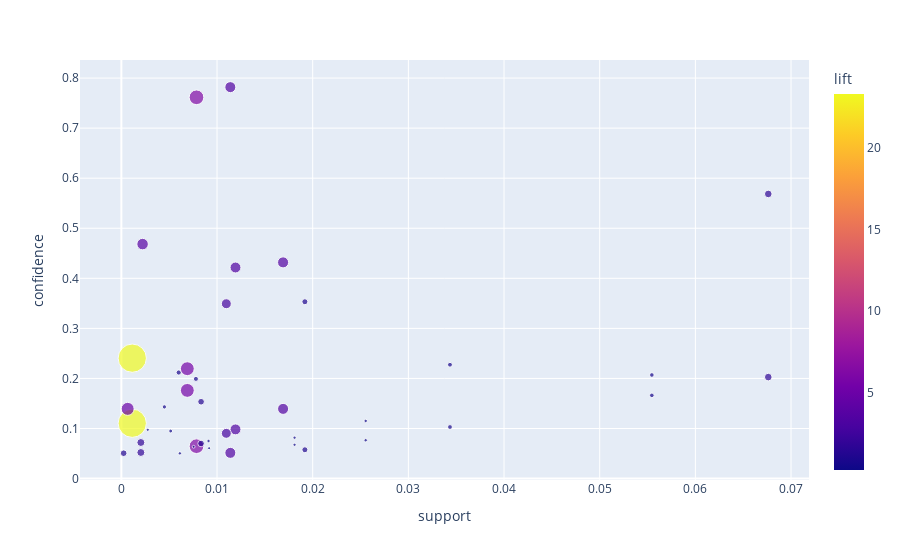

The notebook cell saved with this chart:
### Code cell
px.scatter(frequent_association_rules, x="support", y="confidence", color="lift", size="lift", hover_data=["antecedents", "consequents"])

### Figure 1 — Plotly figure (JSON) as saved in the notebook; plotly's stock layout.template omitted (floating-point values rounded to 4 significant figures)
{"data": [{"customdata": [["I - Droit", "I"], ["I", "I - Droit"], ["IV", "I"], ["I", "IV"], ["I - Droit", "II"], ["I - Droit", "IV"], ["I - Droit", "XII"], ["IV", "II"], ["II", "IV"], ["II", "IX"], ["II", "V"], ["II", "XII"], ["XII", "II"], ["III", "IV"], ["IV", "III"], ["III", "V"], ["III", "XII"], ["XII", "III"], ["IV", "VIII"], ["IV", "X"], ["IV", "XII"], ["XII", "IV"], ["V", "IX"], ["IX", "V"], ["VI", "IX"], ["IX", "VI"], ["IX", "VII"], ["VII", "IX"], ["IX", "VIII"], ["VIII", "IX"], ["IX", "X"], ["X", "IX"], ["VI", "V"], ["V", "X"], ["X", "V"], ["XII", "V"], ["VI", "VII"], ["VII", "VI"], ["VII", "X"], ["VIII", "X"], ["pharmacie", "X"], ["X", "pharmacie"]], "hovertemplate": "support=%{x}<br>confidence=%{y}<br>lift=%{marker.color}<br>antecedents=%{customdata[0]}<br>consequents=%{customdata[1]}<extra></extra>", "legendgroup": "", "marker": {"color": [23.32, 23.32, 6.271, 6.271, 4.921, 3.856, 1.293, 3.471, 3.471, 0.2921, 0.7905, 1.84, 1.84, 2.875, 2.875, 0.534, 5.606, 5.606, 0.3333, 0.3382, 3.556, 3.556, 0.6201, 0.6201, 1.704, 1.704, 1.059, 1.059, 0.6816, 0.6816, 0.3451, 0.3451, 0.2369, 0.3045, 0.3045, 0.7428, 1.29, 1.29, 0.4279, 0.2737, 3.525, 3.525], "coloraxis": "coloraxis", "size": [23.32, 23.32, 6.271, 6.271, 4.921, 3.856, 1.293, 3.471, 3.471, 0.2921, 0.7905, 1.84, 1.84, 2.875, 2.875, 0.534, 5.606, 5.606, 0.3333, 0.3382, 3.556, 3.556, 0.6201, 0.6201, 1.704, 1.704, 1.059, 1.059, 0.6816, 0.6816, 0.3451, 0.3451, 0.2369, 0.3045, 0.3045, 0.7428, 1.29, 1.29, 0.4279, 0.2737, 3.525, 3.525], "sizemode": "area", "sizeref": 0.05831, "symbol": "circle"}, "mode": "markers", "name": "", "orientation": "v", "showlegend": false, "type": "scatter", "x": [0.001139, 0.001139, 0.007853, 0.007853, 0.0006594, 0.002218, 0.0002398, 0.01193, 0.01193, 0.002758, 0.005995, 0.002038, 0.002038, 0.01097, 0.01097, 0.004496, 0.006894, 0.006894, 0.006115, 0.009112, 0.01691, 0.01691, 0.05545, 0.05545, 0.06762, 0.06762, 0.01918, 0.01918, 0.03435, 0.03435, 0.02554, 0.02554, 0.007554, 0.0181, 0.0181, 0.007793, 0.008333, 0.008333, 0.005156, 0.009172, 0.01139, 0.01139], "xaxis": "x", "y": [0.2405, 0.1105, 0.06466, 0.7616, 0.1392, 0.4684, 0.05063, 0.09822, 0.4216, 0.09746, 0.2119, 0.07203, 0.05207, 0.3492, 0.09033, 0.1431, 0.2195, 0.1761, 0.05035, 0.07502, 0.1392, 0.4319, 0.2069, 0.1662, 0.5685, 0.2027, 0.0575, 0.3532, 0.103, 0.2274, 0.07655, 0.1151, 0.06351, 0.06755, 0.08162, 0.1991, 0.07006, 0.1534, 0.09492, 0.06071, 0.7819, 0.05135], "yaxis": "y"}], "layout": {"coloraxis": {"colorbar": {"title": {"text": "lift"}}, "colorscale": [[0, "#0d0887"], [0.1111, "#46039f"], [0.2222, "#7201a8"], [0.3333, "#9c179e"], [0.4444, "#bd3786"], [0.5556, "#d8576b"], [0.6667, "#ed7953"], [0.7778, "#fb9f3a"], [0.8889, "#fdca26"], [1, "#f0f921"]]}, "legend": {"itemsizing": "constant", "tracegroupgap": 0}, "margin": {"t": 60}, "xaxis": {"anchor": "y", "domain": [0, 1], "title": {"text": "support"}}, "yaxis": {"anchor": "x", "domain": [0, 1], "title": {"text": "confidence"}}}}
